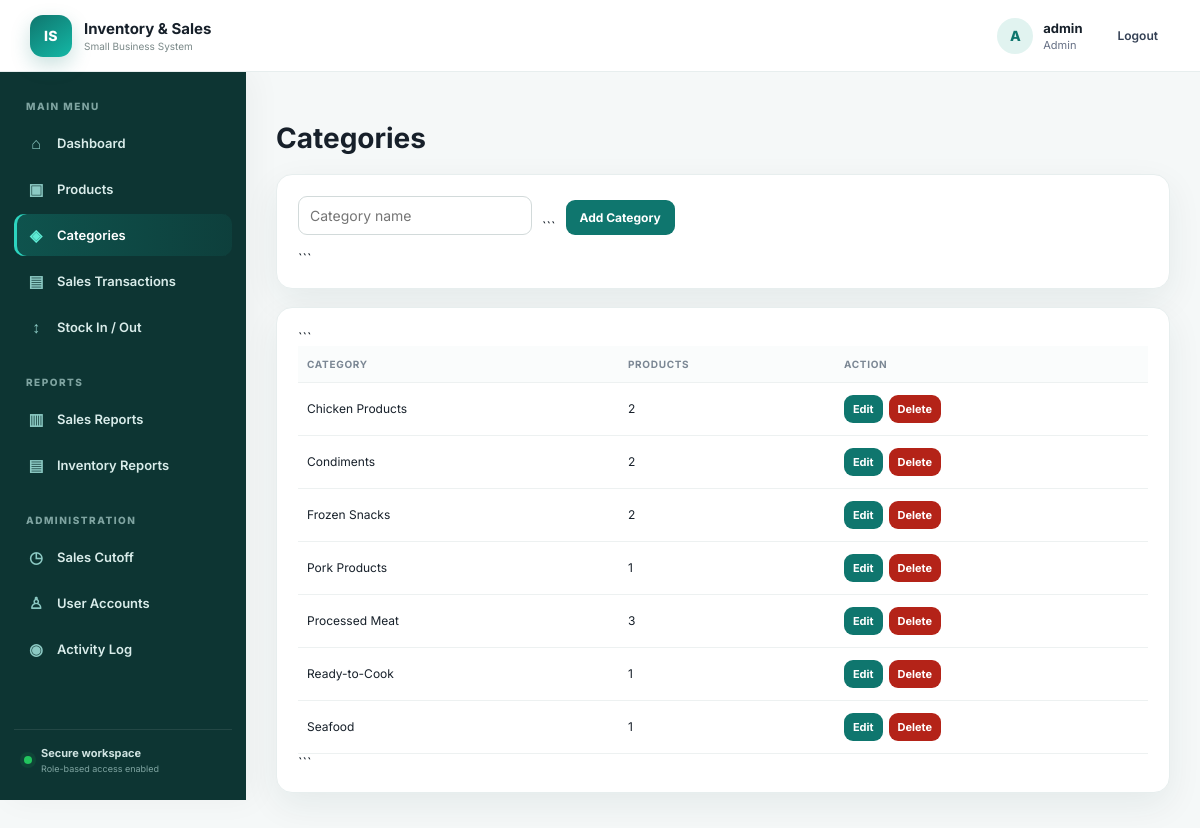
The app's page /categories (signed in), older data.
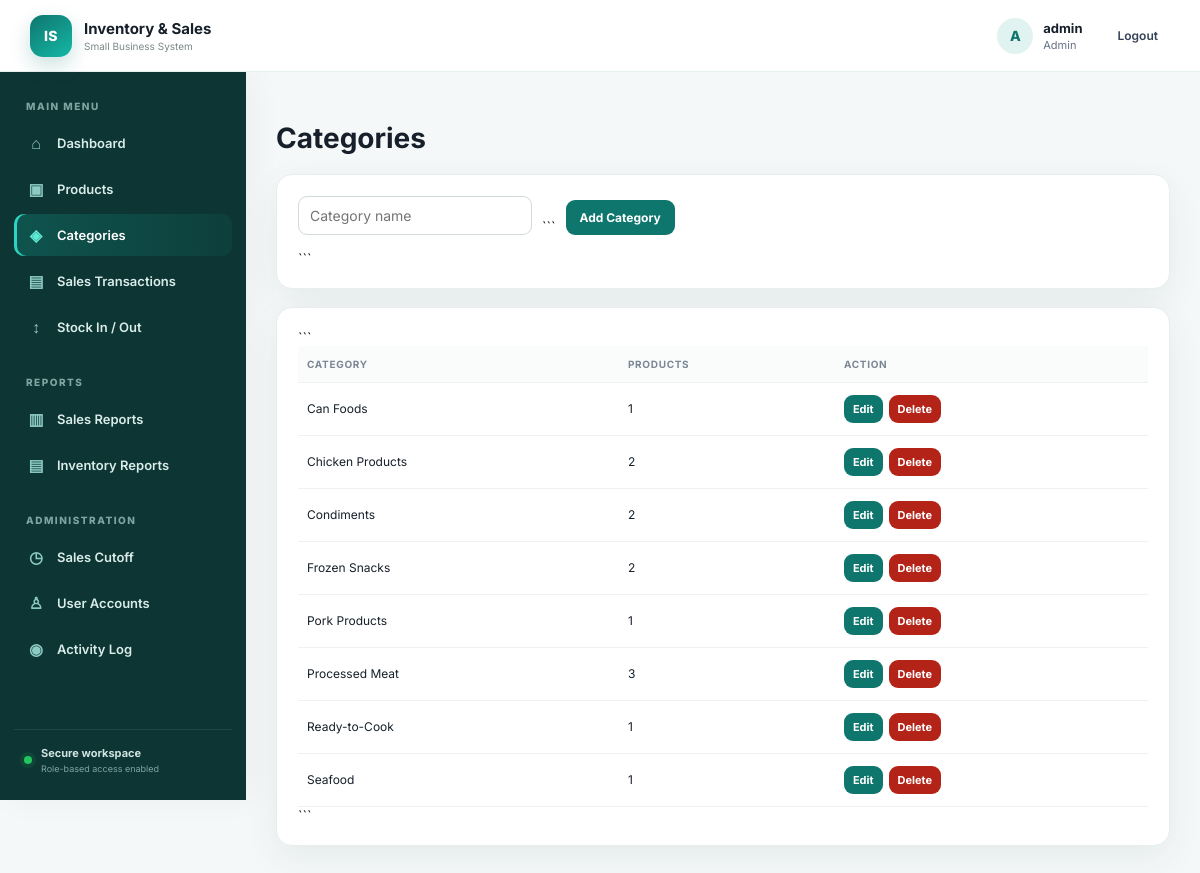
The same page, newer data.
### tables this page shows
CREATE TABLE categories (id INTEGER PRIMARY KEY AUTOINCREMENT, name TEXT UNIQUE NOT NULL);

### app.py (the view, shortened to what this page needs)
@app.route("/categories", methods=["GET", "POST"])
@login_required
def categories():
    conn = db()
    rows = conn.execute("""
        SELECT c.*, COUNT(p.id) product_count
        FROM categories c LEFT JOIN products p ON p.category_id=c.id
        GROUP BY c.id ORDER BY c.name
    """).fetchall()
    conn.close()
    return render_template("categories.html", categories=rows)

### app.py (called while the page is built)
def db():
    conn = sqlite3.connect(DB)
    conn.row_factory = sqlite3.Row
    conn.execute("PRAGMA foreign_keys = ON")
    return conn

def login_required(f):
    @wraps(f)
    def wrapped(*args, **kwargs):
        if "user_id" not in session:
            return redirect(url_for("login"))
        return f(*args, **kwargs)
    return wrapped

### templates/categories.html
{% extends "base.html" %}
{% block content %}
<h1>Categories</h1>
{% if session.role == "Admin" %}
<div class="panel">
    <form class="inline" method="post">
        <input
            name="name"
            placeholder="Category name"
            required
        >
```
    <button>Add Category</button>
</form>
```
</div>
{% endif %}
<div class="panel">
```
<table>
    <tr>
        <th>Category</th>
        <th>Products</th>
        <th>Action</th>
    </tr>
    {% for c in categories %}
    <tr>
        <td>{{ c.name }}</td>
        <td>{{ c.product_count }}</td>
        <td>
            {% if session.role == "Admin" %}
            <div class="action-group">
                <a
                    class="btnlink small-btn"
                    href="{{ url_for('edit_category', category_id=c.id) }}"
                >
                    Edit
                </a>
                <form
                    method="post"
                    action="{{ url_for('delete_category', category_id=c.id) }}"
                    onsubmit="return confirm('Delete category?')"
                >
                    <button class="danger small-btn">
                        Delete
                    </button>
                </form>
            </div>
            {% else %}
            <span class="muted">
                View only
            </span>
            {% endif %}
        </td>
    </tr>
    {% endfor %}
</table>
```
</div>
{% endblock %}

Row changes from the older to the newer data that the page shows:
added categories: name "Can Foods", product_count "1"
